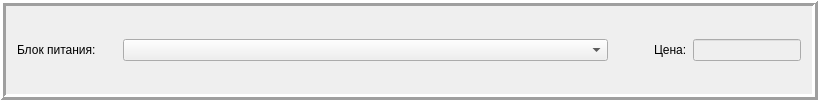
        <widget class="QFrame" name="frame_3">
         <property name="frameShape">
          <enum>QFrame::Box</enum>
         </property>
         <property name="frameShadow">
          <enum>QFrame::Raised</enum>
         </property>
         <property name="lineWidth">
          <number>3</number>
         </property>
         <layout class="QGridLayout" name="gridLayout_3">
          <item row="0" column="0">
           <layout class="QHBoxLayout" name="horizontalLayout_8">
            <item>
             <widget class="QLabel" name="label_20">
              <property name="minimumSize">
               <size>
                <width>100</width>
                <height>0</height>
               </size>
              </property>
              <property name="text">
               <string>Блок питания: </string>
              </property>
             </widget>
            </item>
            <item>
             <widget class="QComboBox" name="comboBox_PSU">
              <property name="minimumSize">
               <size>
                <width>485</width>
                <height>0</height>
               </size>
              </property>
             </widget>
            </item>
            <item>
             <spacer name="horizontalSpacer_7">
              <property name="orientation">
               <enum>Qt::Horizontal</enum>
              </property>
              <property name="sizeHint" stdset="0">
               <size>
                <width>40</width>
                <height>20</height>
               </size>
              </property>
             </spacer>
            </item>
            <item>
             <widget class="QLabel" name="label_22">
              <property name="text">
               <string>Цена:</string>
              </property>
             </widget>
            </item>
            <item>
             <widget class="QLineEdit" name="lineEdit_price_PSU">
              <property name="enabled">
               <bool>false</bool>
              </property>
              <property name="sizePolicy">
               <sizepolicy hsizetype="Fixed" vsizetype="Fixed">
                <horstretch>0</horstretch>
                <verstretch>0</verstretch>
               </sizepolicy>
              </property>
             </widget>
            </item>
           </layout>
          </item>
         </layout>
        </widget>
